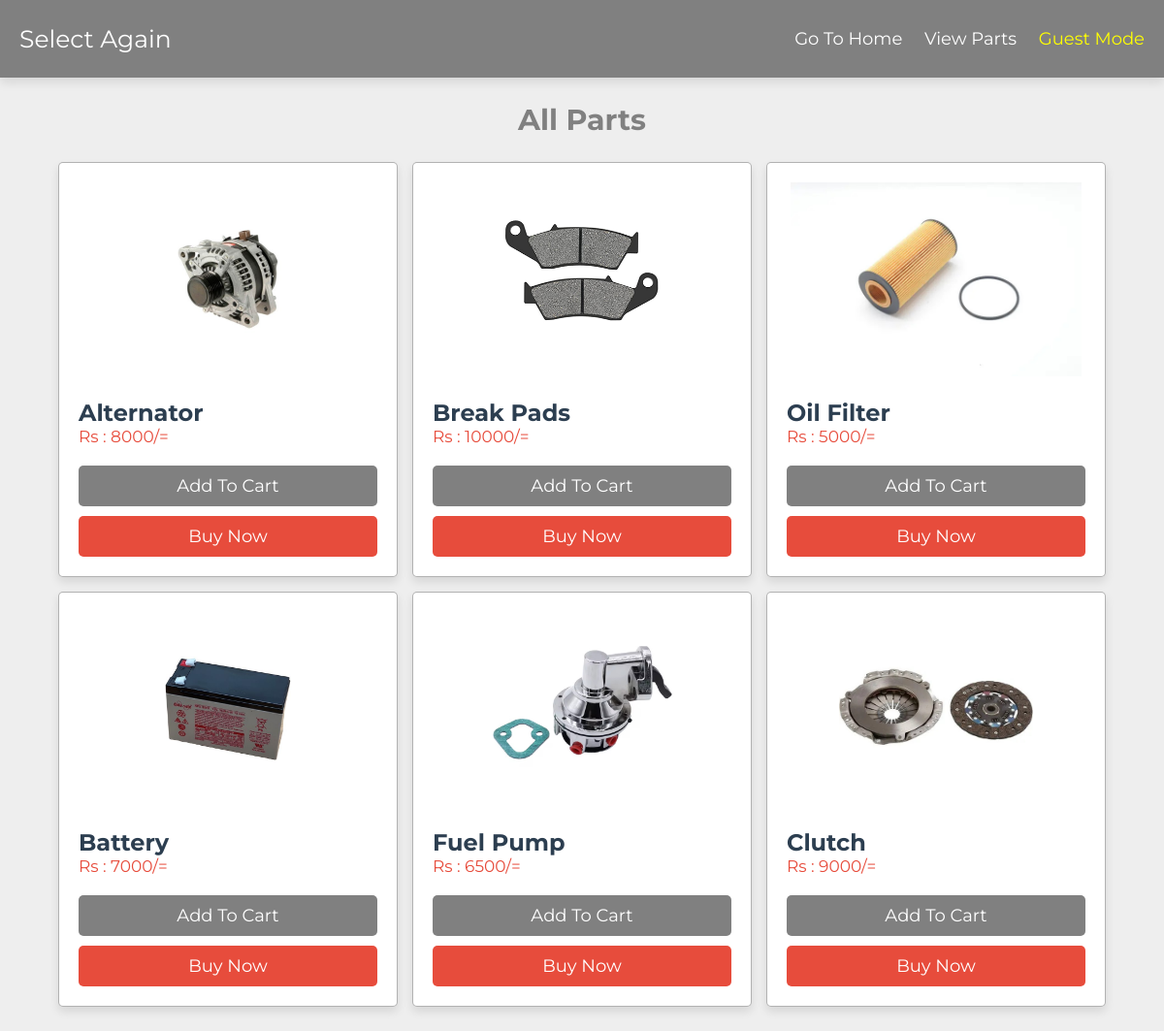
Page /cartnew/project/products_guest_view.php on the committed database.
### tables this page shows
CREATE TABLE `products` (
  `id` int(11) NOT NULL,
  `name` varchar(50) NOT NULL,
  `price` varchar(10) NOT NULL,
  `image` varchar(50) NOT NULL
);

### cartnew/project/products_guest_view.php (the view, shortened to what this page needs)
<!DOCTYPE html>
<html lang="en">
<head>
   <link rel="stylesheet" href="https://cdnjs.cloudflare.com/ajax/libs/font-awesome/6.2.1/css/all.min.css">
   <link rel="stylesheet" href="css/style.css">
</head>
<body>
<?php include 'components/header.php'; ?>
<section class="products">
   <h1 class="heading">All Parts</h1>
   <div class="box-container">
   <?php
      $select_products = $conn->prepare("SELECT * FROM `products`");
      $select_products->execute();
      if($select_products->rowCount() > 0){
         while($fetch_product = $select_products->fetch(PDO::FETCH_ASSOC)){
   ?>
  <form action="" method="POST" class="box">
   <img src="\carfamilly\admin_panel\uploads\<?= $fetch_product['image']; ?>" class="image" alt="">
   <h3 class="name" style="font-size: 24px;"><?= $fetch_product['name'] ?></h3>
   <div class="flex">
      <p class="price">Rs : <?= $fetch_product['price'] ?>/=</p>
   </div>
   <input type="button" value="Add to Cart" class="btn" onclick="showLoginAlert();">
   <a href="#" class="delete-btn" onclick="showLoginAlert();">Buy Now</a>
</form>
   <?php
      }
   }else{
      echo '<p class="empty">No products found!</p>';
   }
   ?>
   </div>
</section>
</body>
</html>

### cartnew/project/components/header.php (shortened to what this page needs)
<?php
include 'components/connect.php';
$user_id = null;
?>
<!DOCTYPE html>
<html lang="en">
<head>
    <link rel="stylesheet" href="https://cdnjs.cloudflare.com/ajax/libs/font-awesome/6.2.1/css/all.min.css">
    <link rel="stylesheet" href="css/style.css">
</head>
<body>
<header class="header">
    <section class="flex">
        <a href="../../#car-makers" class="logo">Select Again</a>
        <nav class="navbar">
            <a href="../../#home">Go to Home</a>
            <a href="view_products.php">View Parts</a>
            <?php if ($user_id): ?>
                <?php
                $count_cart_items = $conn->prepare("SELECT * FROM `cart` WHERE user_id = ?");
                $count_cart_items->execute([$user_id]);
                $total_cart_items = $count_cart_items->rowCount();
                ?>
                <a href="orders.php">My Orders</a>
                <a href="shopping_cart.php" class="cart-btn">Cart<span><?= $total_cart_items; ?></span></a>
            <?php else: ?>
                <samp>Guest Mode</samp>
            <?php endif; ?>
        </nav>
    </section>
</header>
</body>
</html>

### cartnew/project/css/style.css (style rules this page uses)
:root { --main-color:#666; --red:#e74c3c; --orange:#f39c12; --light-color:#666; --light-bg:#eee; --white:#fff; --black:#2c3e50; --border:.1rem solid rgba(0,0,0,.3); --box-shodow:0 .5rem 1rem rgba(0,0,0,.1); }
* { font-family: 'Montserrat', sans-serif; margin: 0; padding: 0; box-sizing: border-box; outline: none; border: none; text-decoration: none; }
html { font-size: 62.5%; overflow-x: hidden; }
body { background: var(--light-bg); }
section { padding:2.5rem 2rem; max-width: 1200px; margin: 0 auto; }
.heading { text-align: center; padding-bottom: 2.5rem; font-size: 3rem; color:grey; text-transform: capitalize; }
.btn, .delete-btn { display: block; text-align: center; width: 100%; margin-top: 1rem; padding: 1rem 3rem; color: var(--white); cursor: pointer; font-size: 1.8rem; text-transform: capitalize; border-radius: .5rem; }
.btn { background-color:grey; }
.delete-btn { background-color: var(--red); }
.header { position: sticky; top: 0; left: 0; right: 0; z-index: 1000; box-shadow: var(--box-shodow); background-color:gray; }
.header .flex { display: flex; align-items: center; justify-content: space-between; gap: 1.5rem; }
.header samp { color: yellow; margin-left: 2rem; font-size: 1.8rem; text-transform: capitalize; }
.header .flex .logo { font-size: 2.5rem; color: var(--white); }
.header .flex .navbar a { color: var(--white); margin-left: 2rem; font-size: 1.8rem; text-transform: capitalize; }
.products .box-container { display: grid; grid-template-columns: repeat(auto-fit, 35rem); align-items: flex-start; justify-content: center; gap: 1.5rem; }
.products .box-container .box { border: var(--border); box-shadow: var(--box-shodow); background-color: var(--white); padding: 2rem; border-radius: .5rem; }
.products .box-container .box .image { height: 20rem; width: 100%; object-fit: contain; margin-bottom:2rem; }
.products .box-container .box .name { font-size: 2rem; color: var(--black); }
.products .box-container .box .flex { padding-bottom: 1rem; display: flex; gap: 1rem; align-items: flex-end; }
.products .box-container .box .price { font-size: 1.7rem; color: var(--red); margin-right: auto; }

### rows in the picture
products: image (picture), name "Alternator", price "8000"
products: image (picture), name "Break Pads", price "10000"
products: image (picture), name "Oil Filter", price "5000"
products: image (picture), name "Battery", price "7000"
products: image (picture), name "Fuel Pump", price "6500"
products: image (picture), name "Clutch", price "9000"
